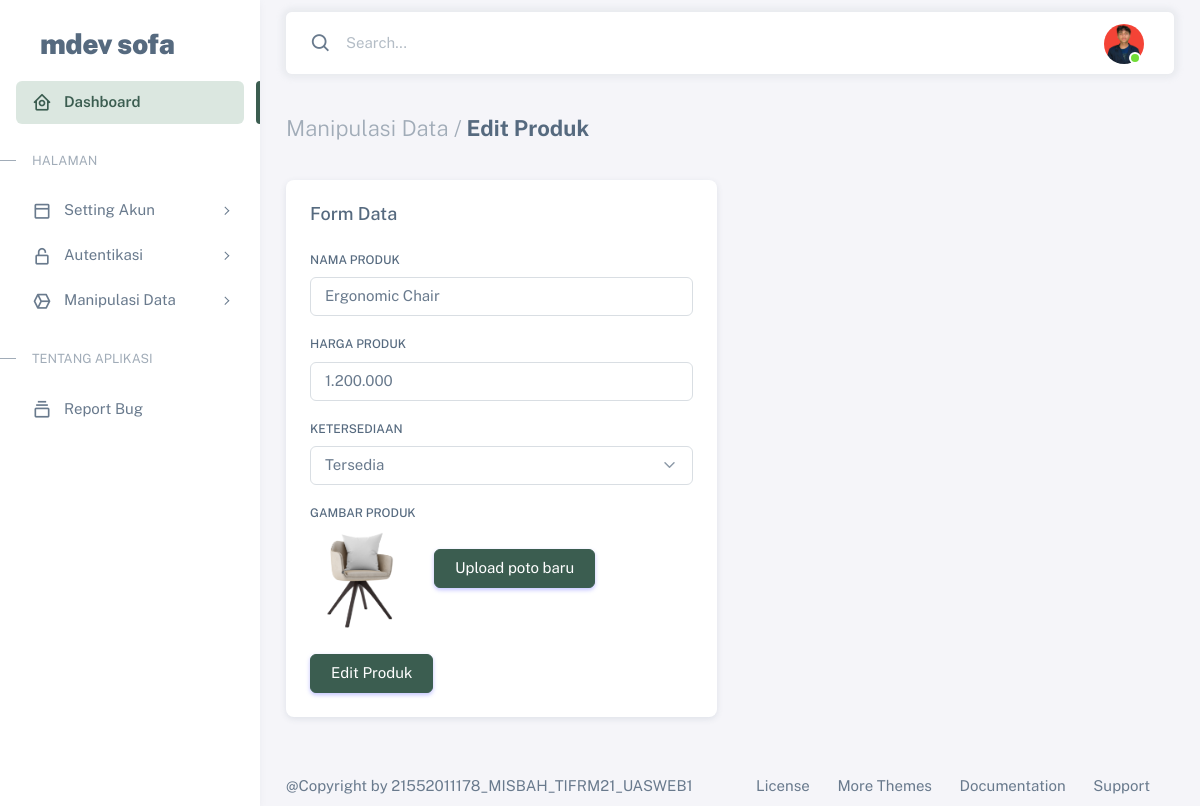
/admin/edit_product.php?id=7 (signed in), run on the app's committed database.
### tables this page shows
CREATE TABLE `users` (
  `id` int(11) NOT NULL,
  `username` varchar(200) NOT NULL,
  `nama_depan` varchar(200) NOT NULL,
  `nama_belakang` varchar(200) NOT NULL,
  `email` varchar(200) NOT NULL,
  `organisasi` varchar(200) NOT NULL,
  `nomor_hp` varchar(20) NOT NULL,
  `alamat` text NOT NULL,
  `password` varchar(250) NOT NULL,
  `image` varchar(100) NOT NULL
);

CREATE TABLE `product` (
  `id_product` int(11) NOT NULL,
  `nama_product` varchar(200) NOT NULL,
  `harga_product` varchar(200) NOT NULL,
  `ketersediaan` enum('Tersedia','Kosong') NOT NULL,
  `image` varchar(100) NOT NULL
);

### config/Database.php (called while the page is built)
<?php
class Database {
  private $host = "localhost";
  private $user = "root";
  private $pass = "";
  private $db = "mdev_sofa";
  protected $koneksi;
  public function __construct()
  {
    try {
      $this->koneksi = new PDO("mysql:host=$this->host;dbname=$this->db", $this->user, $this->pass);
      $this->koneksi->setAttribute(PDO::ATTR_ERRMODE, PDO::ERRMODE_EXCEPTION);
    } catch(PDOException $e) {
      echo $e->getMessage();
    }
    return $this->koneksi;
  }
}

### config/Crud.php (called while the page is built, shortened)
<?php
require_once 'Database.php';
class Crud extends Database {
  public function get($table, $conditions = []) {
    $where = "";
    if (!empty($conditions)) {
      $where = "WHERE " . implode(" AND ", $conditions);
    }
    $sql = "SELECT * FROM $table $where";
    $stmt = $this->koneksi->prepare($sql);
    $stmt->execute();
    return $stmt;
  }
}

### admin/edit_product.php (the view, shortened to what this page needs)
<?php
require_once '../config/Database.php';
require_once '../config/Crud.php';
$obj = new Crud;
$id_user = $_SESSION['id'];
$data_user = $obj->get('users', ["id = $id_user"]);
$data_user = $data_user->fetch(PDO::FETCH_ASSOC);
$id_product = $_GET['id'];
$data_product = $obj->get('product', ["id_product = $id_product"]);
$data_product = $data_product->fetch(PDO::FETCH_ASSOC);
?>
<!DOCTYPE html>
<html lang="en" class="light-style layout-menu-fixed" dir="ltr" data-theme="theme-default" data-assets-path="assets/" data-template="vertical-menu-template-free">
<head>
  <link rel="stylesheet" href="assets/vendor/fonts/boxicons.css" />
  <link rel="stylesheet" href="assets/vendor/css/core.css" class="template-customizer-core-css" />
  <link rel="stylesheet" href="assets/vendor/css/theme-default.css" class="template-customizer-theme-css" />
  <link rel="stylesheet" href="assets/css/demo.css" />
  <link rel="stylesheet" href="assets/vendor/libs/perfect-scrollbar/perfect-scrollbar.css" />
</head>
<body>
  <div class="layout-wrapper layout-content-navbar">
    <div class="layout-container">
      <aside id="layout-menu" class="layout-menu menu-vertical menu bg-menu-theme">
        <div class="app-brand demo">
          <a href="index.php" class="app-brand-link">
            <span class="app-brand-text demo menu-text fw-bolder ms-2">MDev Sofa</span>
          </a>
        </div>
        <ul class="menu-inner py-1">
          <li class="menu-item active">
            <a href="index.php" class="menu-link">
              <i class="menu-icon tf-icons bx bx-home-circle"></i>
              <div data-i18n="Analytics">Dashboard</div>
            </a>
          </li>
          <li class="menu-header small text-uppercase">
            <span class="menu-header-text">Halaman</span>
          </li>
          <li class="menu-item">
            <a href="javascript:void(0);" class="menu-link menu-toggle">
              <i class="menu-icon tf-icons bx bx-dock-top"></i>
              <div data-i18n="Account Settings">Setting Akun</div>
            </a>
          </li>
          <li class="menu-item">
            <a href="javascript:void(0);" class="menu-link menu-toggle">
              <i class="menu-icon tf-icons bx bx-lock-open-alt"></i>
              <div data-i18n="Authentications">Autentikasi</div>
            </a>
          </li>
          <li class="menu-item">
            <a href="javascript:void(0);" class="menu-link menu-toggle">
              <i class="menu-icon tf-icons bx bx-cube-alt"></i>
              <div data-i18n="Misc">Manipulasi Data</div>
            </a>
          </li>
          <li class="menu-header small text-uppercase"><span class="menu-header-text">Tentang Aplikasi</span></li>
          <li class="menu-item">
            <a href="report.php" class="menu-link">
              <i class="menu-icon tf-icons bx bx-collection"></i>
              <div data-i18n="Basic">Report Bug</div>
            </a>
          </li>
        </ul>
      </aside>
      <div class="layout-page">
        <nav class="layout-navbar container-xxl navbar navbar-expand-xl navbar-detached align-items-center bg-navbar-theme" id="layout-navbar">
          <div class="navbar-nav-right d-flex align-items-center" id="navbar-collapse">
            <div class="navbar-nav align-items-center">
              <div class="nav-item d-flex align-items-center">
                <i class="bx bx-search fs-4 lh-0"></i>
                <input type="text" class="form-control border-0 shadow-none" placeholder="Search..." aria-label="Search..." />
              </div>
            </div>
            <ul class="navbar-nav flex-row align-items-center ms-auto">
              <li class="nav-item navbar-dropdown dropdown-user dropdown">
                <a class="nav-link dropdown-toggle hide-arrow" href="javascript:void(0);" data-bs-toggle="dropdown">
                  <div class="avatar avatar-online">
                    <img src="uploads/<?= $data_user['image']; ?>" alt class="w-px-40 h-auto rounded-circle" />
                  </div>
                </a>
              </li>
            </ul>
          </div>
        </nav>
        <div class="content-wrapper">
          <div class="container-xxl flex-grow-1 container-p-y">
            <h4 class="fw-bold py-3 mb-4"><span class="text-muted fw-light">Manipulasi Data /</span> Edit Produk</h4>
            <div class="row">
              <div class="col-md-6">
                <div class="card mb-4">
                  <form action="../config/HandleForm.php" method="post" enctype="multipart/form-data">
                    <h5 class="card-header">Form Data</h5>
                    <div class="card-body">
                      <div class="mb-3">
                        <label for="nama_product" class="form-label">Nama Produk</label>
                        <input type="text" class="form-control" id="nama_product" name="nama_product" placeholder="masukan nama produk..." value="<?= $data_product['nama_product']; ?>" />
                      </div>
                      <div class="mb-3">
                        <label for="harga_product" class="form-label">Harga Produk</label>
                        <input type="text" class="form-control" id="harga_product" name="harga_product" placeholder="masukan harga produk..." value="<?= $data_product['harga_product']; ?>" />
                      </div>
                      <div class="mb-3">
                        <label for="ketersediaan" class="form-label">Ketersediaan</label>
                        <select class="form-select" id="ketersediaan" name="ketersediaan" aria-label="Default select example">
                          <?php if ($data_product['ketersediaan'] === "Tersedia") : ?>
                            <option value="Tersedia" selected>Tersedia</option>
                          <?php else : ?>
                            <option value="Tersedia">Tersedia</option>
                            <option value="Kosong" selected>Kosong</option>
                          <?php endif; ?>
                        </select>
                      </div>
                      <div class="mb-3">
                        <label for="formFile" class="form-label">Gambar Produk</label>
                        <div class="d-flex align-items-start align-items-sm-center gap-4">
                          <img src="uploads/product/<?= $data_product['image']; ?>" alt="user-avatar" class="d-block rounded" height="100" width="100" id="uploadedAvatar" />
                          <div class="button-wrapper">
                            <label for="upload" class="btn btn-primary me-2 mb-4" tabindex="0">
                              <span class="d-none d-sm-block">Upload poto baru</span>
                            </label>
                          </div>
                        </div>
                      </div>
                      <button type="submit" name="edit_product" class="btn btn-primary mt-2">Edit Produk</button>
                    </div>
                  </form>
                </div>
              </div>
              <div class="col-md-6">
              </div>
            </div>
          </div>
          <footer class="content-footer footer bg-footer-theme">
            <div class="container-xxl d-flex flex-wrap justify-content-between py-2 flex-md-row flex-column">
              <div class="mb-2 mb-md-0">
                @Copyright by 21552011178_MISBAH_TIFRM21_UASWEB1
              </div>
              <div>
                <a href="#" class="footer-link me-4" target="_blank">License</a>
                <a href="#" target="_blank" class="footer-link me-4">More Themes</a>
                <a href="#" target="_blank" class="footer-link me-4">Documentation</a>
                <a href="#" target="_blank" class="footer-link me-4">Support</a>
              </div>
            </div>
          </footer>
        </div>
      </div>
    </div>
  </div>
</body>
</html>

### admin/assets/css/demo.css (style rules this page uses)
.menu .app-brand.demo { height: 64px; margin-top: 12px; }
.app-brand-text.demo { font-size: 1.75rem; letter-spacing: -0.5px; text-transform: lowercase; }

### data on the page
users: image (picture)
product: nama_product "Ergonomic Chair", harga_product "1.200.000", ketersediaan "Tersedia", image (picture)
